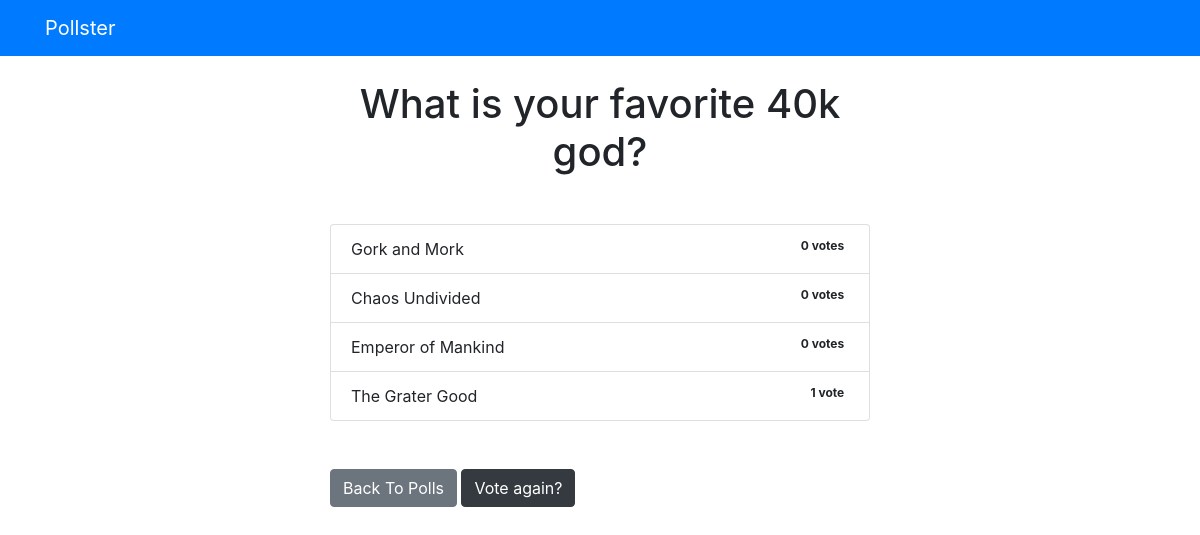
The app's page /polls/2/results/ with its own data.
### polls/models.py (models this page shows, shortened)
class Question(models.Model):
    question_text = models.CharField(max_length=200)
    pub_date = models.DateTimeField('date published')

class Choice(models.Model):
    question = models.ForeignKey(Question, on_delete=models.CASCADE)
    choice_text = models.CharField(max_length=200)
    votes = models.IntegerField(default=0)

### polls/views.py (the view)
# urls.py: path('<int:question_id>/results/', views.results, name='results'),
def results(request, question_id):
    question = get_object_or_404(Question, pk=question_id)
    return render(request, 'polls/results.html', {'question': question})

### templates/polls/results.html
{% extends 'base.html' %}
{% block content %}
<h1 class="mb-5 text-center">{{ question.question_text }}</h1>
<ul class="list-group mb-5">
    {% for choice in question.choice_set.all %}
    <li class="list-group-item">
        {{ choice.choice_text }} <span class="badge badge-succes float-right">{{ choice.votes }} vote{{ choice.votes | pluralize }}</span>
    </li>
    {% endfor %}
</ul>
<a href="{% url 'polls:index' %}" class="btn btn-secondary">Back To Polls</a>
<a href="{% url 'polls:detail' question.id %}" class="btn btn-dark">Vote again?</a>
{% endblock %}

### templates/base.html (shortened to what this page needs)
<!DOCTYPE html>
<html lang="en">
<head>
    <link
        rel="stylesheet"      href="https://stackpath.bootstrapcdn.com/bootstrap/4.3.1/css/bootstrap.min.css"
    />
</head>
<body>
    {% include 'partials/_navbar.html' %}
    <div class="container">
        <div class="row">
            <div class="col-md-6 m-auto">
                {% block content %}{% endblock %}
            </div>
        </div>
    </div>
</body>
</html>

### templates/partials/_navbar.html
<nav class="navbar navbar-dark bg-primary mb-4">
	<div class="container">
		<a class="navbar-brand" href="/">Pollster</a>
	</div>
</nav>

### records on screen
Question: question_text "What is your favorite 40k god?"
Choice: choice_text "Gork and Mork", votes "0", votes|pluralize "s"
Choice: choice_text "Chaos Undivided", votes "0", votes|pluralize "s"
Choice: choice_text "Emperor of Mankind", votes "0", votes|pluralize "s"
Choice: choice_text "The Grater Good", votes "1"
